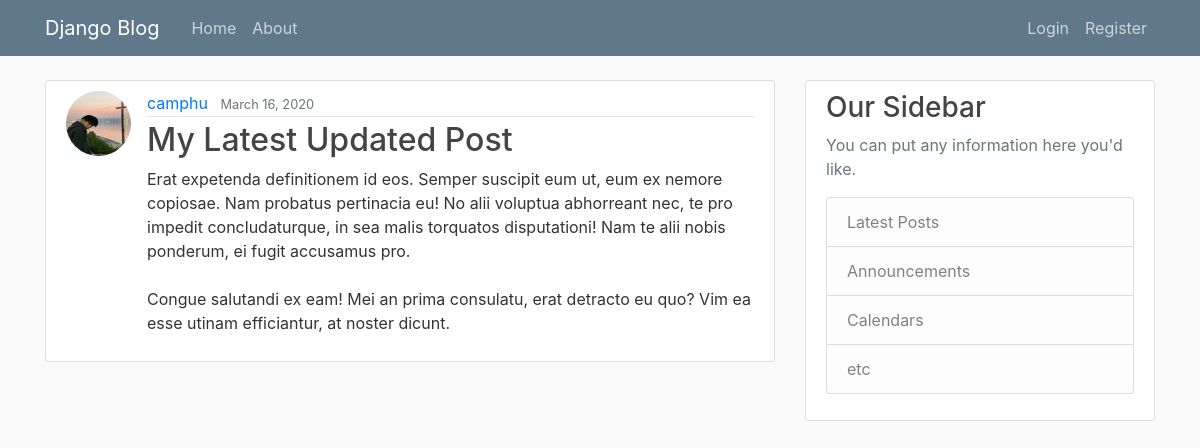
Page /post/40/ on the committed database.
### blog/models.py (models this page shows, shortened)
class Post(models.Model):
	title = models.CharField(max_length=200)
	content = models.TextField()
	'''
	auto_now = True : update the time every time
	the Post is updated
	auto_now_add = True: update only once
	when the Post is created
	timezone.now don't have '()' because we don't
	want to execute that now
	'''
	date_posted = models.DateTimeField(default=timezone.now)
	author = models.ForeignKey(User,on_delete=models.CASCADE)

### users/models.py (models this page shows, shortened)
class Profile(models.Model):
	user = models.OneToOneField(User,on_delete=models.CASCADE)
	image = models.ImageField(default='default.jpg',upload_to='profile_pics')

### blog/views.py (the view)
# urls.py: path('post/<int:pk>/',PostDetailView.as_view(),name='post-detail'), #pk stand for primary keys,kind of variable we just want to see :int
class PostDetailView(DetailView):
	model = Post

### blog/templates/blog/post_detail.html (shortened to what this page needs)
{% extends "blog/base.html" %}
{% block content %}
	<article class="media content-section">
		<img class="rounded-circle article-img" src="{{ object.author.profile.image.url }}">
	  	<div class="media-body">
	    	<div class="article-metadata">
	      		<a class="mr-2" href="{% url 'user-posts' object.author.user
	      		name %}">{{ object.author }}</a>
		      	<small class="text-muted">{{ object.date_posted|date:"F d, Y" }}</small>
		    </div>
	    <h2 class="article-title">{{ object.title }}</h2>
	    <p class="article-content">{{ object.content }}</p>
	  	</div>
	</article>
{% endblock content %}

### blog/static/blog/main.css (style rules this page uses)
body { background: #fafafa; color: #333333; margin-top: 5rem; }
h1, h2, h3, h4, h5, h6 { color: #444444; }
.content-section { background: #ffffff; padding: 10px 20px; border: 1px solid #dddddd; border-radius: 3px; margin-bottom: 20px; }
.article-title { color: #444444; }
.article-content { white-space: pre-line; }
.article-img { height: 65px; width: 65px; margin-right: 16px; }
.article-metadata { padding-bottom: 1px; margin-bottom: 4px; border-bottom: 1px solid #e3e3e3 }

### rows in the picture
Post: author.profile.image (picture), author "camphu", date_posted "March 16, 2020", title "My Latest Updated Post", content "Erat expetenda definitionem id eos. Semper suscipit eum ut, eum ex nemore copiosae. Nam probatus pertinacia eu! No alii voluptua abhorreant nec, te pro impedit concludaturque, in sea malis torquatos disputationi! Nam te alii nobis ponderum, ei fugit accusamus pro. Congue salutandi ex eam! Mei an prima consulatu, erat detracto eu quo? Vim ea esse utinam efficiantur, at noster dicunt."
